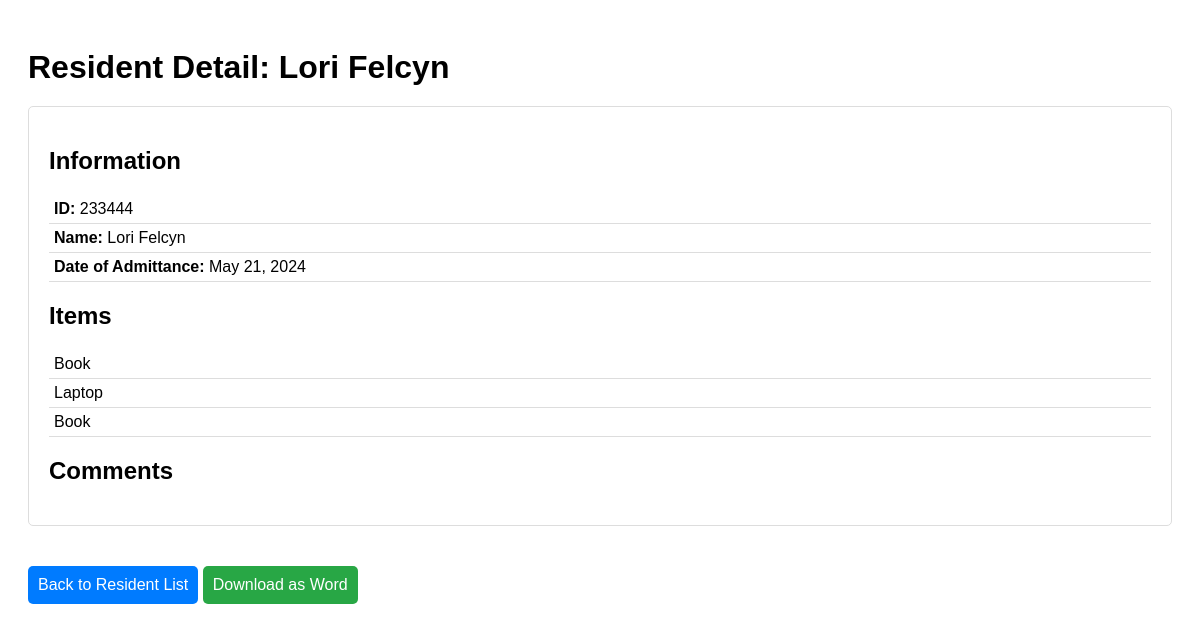
Before: /resident/233444/ with the older database file.
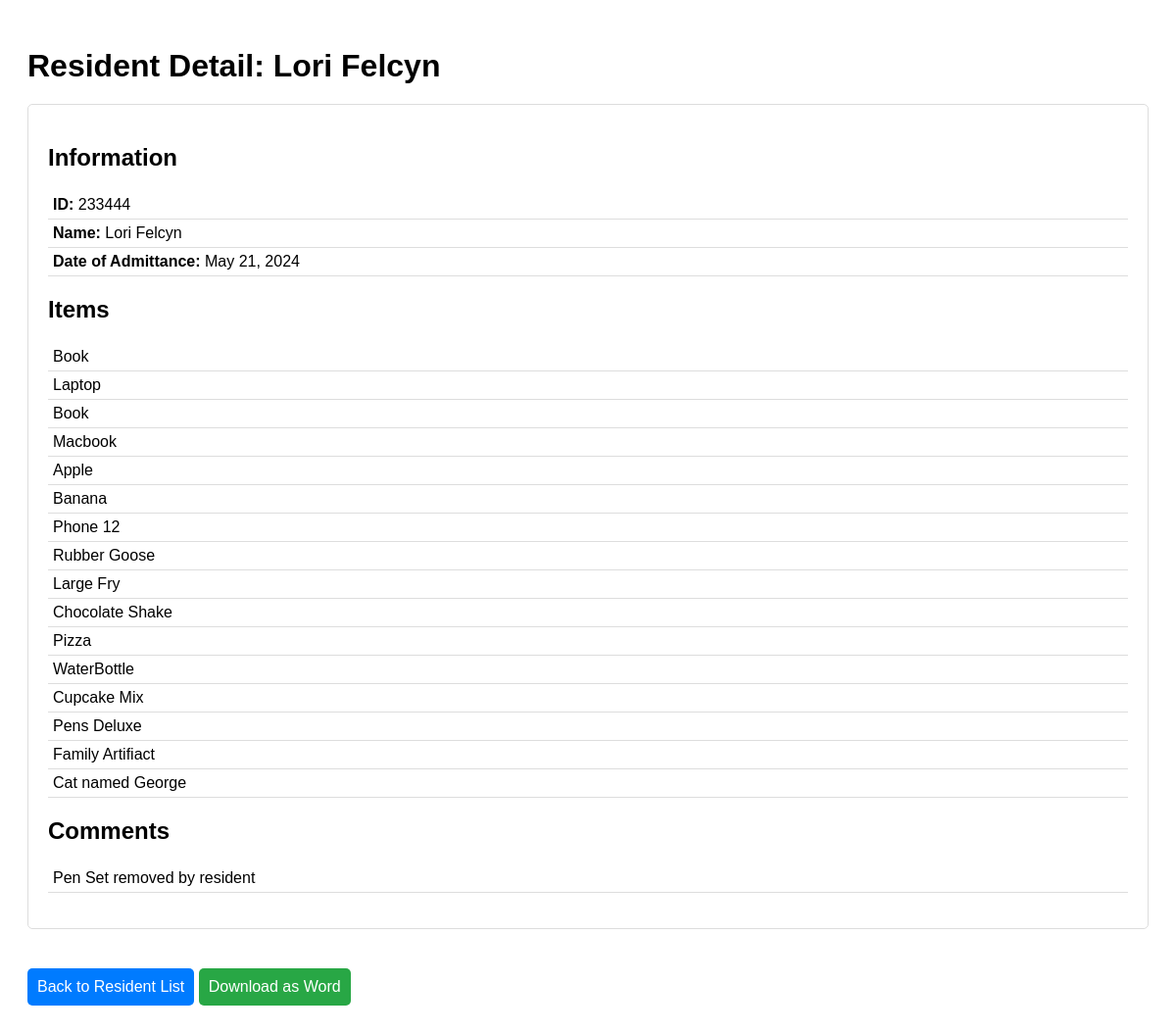
After: the same page with the newer database file.
### chat/models.py (models this page shows)
class Resident(models.Model):
    id = models.AutoField(primary_key=True)
    first_name = models.CharField(max_length=255)
    last_name = models.CharField(max_length=255)
    items = models.ManyToManyField('Item', blank=True)
    date_of_admittance = models.DateField(default=datetime.now)
    @property
    def name(self):
        return f"{self.first_name} {self.last_name}"

class Item(models.Model):
    name = models.CharField(max_length=255)

class Comment(models.Model):
    resident = models.ForeignKey(Resident, related_name='comments', on_delete=models.CASCADE)
    content = models.TextField()
    created_at = models.DateTimeField(auto_now_add=True)

### chat/views.py (the view)
# urls.py: path('resident/<int:resident_id>/', views.resident_detail, name='resident_detail'),
def resident_detail(request, resident_id):
    resident = get_object_or_404(Resident, pk=resident_id)
    items = resident.items.all()
    comments = resident.comments.all()
    if 'generate_word' in request.GET:
        return generate_resident_word(resident)
    return render(request, 'resident_detail.html', {
        'resident': resident,
        'items': items,
        'comments': comments
    })

### templates/resident_detail.html (shortened to what this page needs)
<!DOCTYPE html>
<html lang="en">
  <head>
  </head>
  <body>
    <h1>Resident Detail: {{ resident.name }}</h1>
    <div class="details">
      <h2>Information</h2>
      <ul>
        <li><strong>ID:</strong> {{ resident.id }}</li>
        <li><strong>Name:</strong> {{ resident.name }}</li>
        <li>
          <strong>Date of Admittance:</strong> {{ resident.date_of_admittance }}
        </li>
      </ul>
      <div class="items">
        <h2>Items</h2>
        <ul>
          {% for item in items %}
          <li>{{ item.name }}</li>
          {% endfor %}
        </ul>
      </div>
      <div class="comments">
        <h2>Comments</h2>
        <ul>
          {% for comment in comments %}
          <li>{{ comment.content }}</li>
          {% endfor %}
        </ul>
      </div>
    </div>
    <a href="{% url 'regency' %}" class="back-link">Back to Resident List</a>
    <a href="?generate_word=true" class="download-link">Download as Word</a>
  </body>
</html>

### templates/resident_detail.html (style rules this page uses)
body { font-family: "Arial", sans-serif; padding: 20px; }
h1 { margin-bottom: 20px; }
.details { border: 1px solid #ddd; border-radius: 5px; padding: 20px; margin-bottom: 20px; }
.details ul { list-style-type: none; padding: 0; }
.details li { padding: 5px; border-bottom: 1px solid #ddd; }
.comments, .items { margin-top: 20px; }
.back-link { display: inline-block; margin-top: 20px; padding: 10px; background-color: #007bff; color: #fff; text-decoration: none; border-radius: 5px; }
.download-link { display: inline-block; margin-top: 20px; padding: 10px; background-color: #28a745; color: #fff; text-decoration: none; border-radius: 5px; }

Changed rows visible on the page:
added Item: name "Macbook"
added Item: name "Apple"
added Item: name "Banana"
added Item: name "Phone 12"
added Item: name "Rubber Goose"
added Item: name "Large Fry"
added Item: name "Chocolate Shake"
added Item: name "Pizza"
added Item: name "WaterBottle"
added Item: name "Cupcake Mix"
added Item: name "Pens Deluxe"
added Item: name "Family Artifiact"
added Item: name "Cat named George"
added Comment: content "Pen Set removed by resident"
